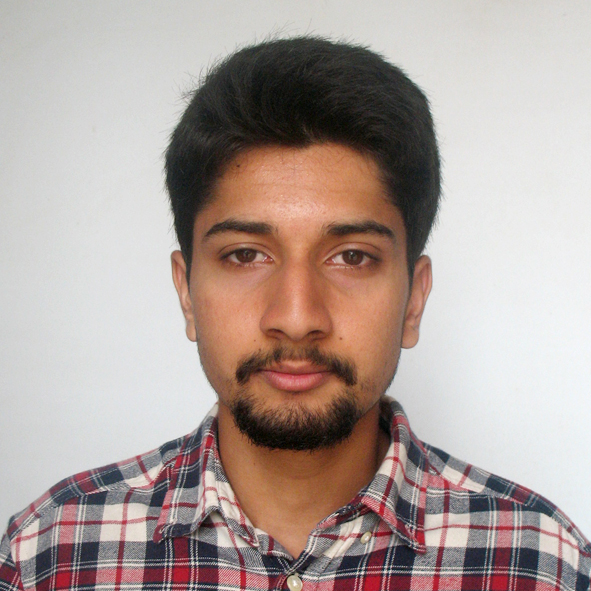
#> input picture Supratik.jpg, 591 x 591 px
$ python Transformations.py
#> lines starting #> are read from the running program, lines starting #| are printed output that depends on the picture
from PIL import Image

img = Image.open("Supratik.jpg")
#> img is the input picture: PIL image 591x591 RGB; mean R, G, B 175.3, 160.5, 155.1
square=img.resize((250,250))
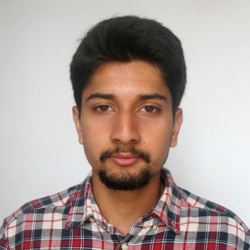
#> square: PIL image 250x250 RGB; mean R, G, B 175.3, 160.4, 155.1
flip=img.transpose(Image.FLIP_LEFT_RIGHT)
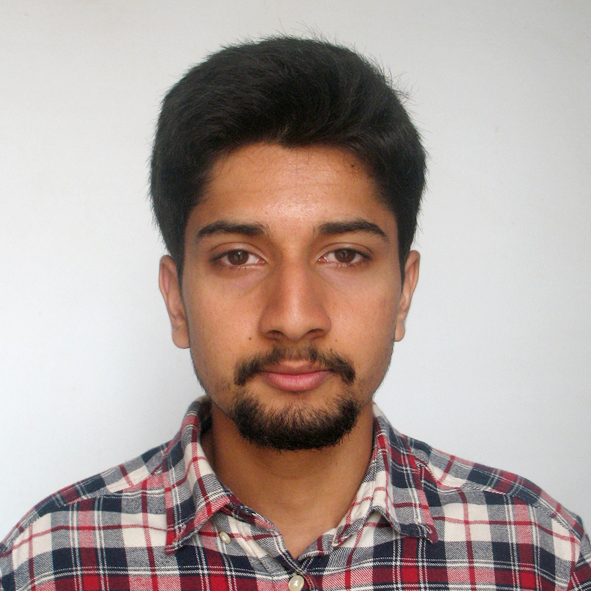
#> flip: PIL image 591x591 RGB; mean R, G, B 175.3, 160.5, 155.1
spin=img.transpose(Image.ROTATE_90)
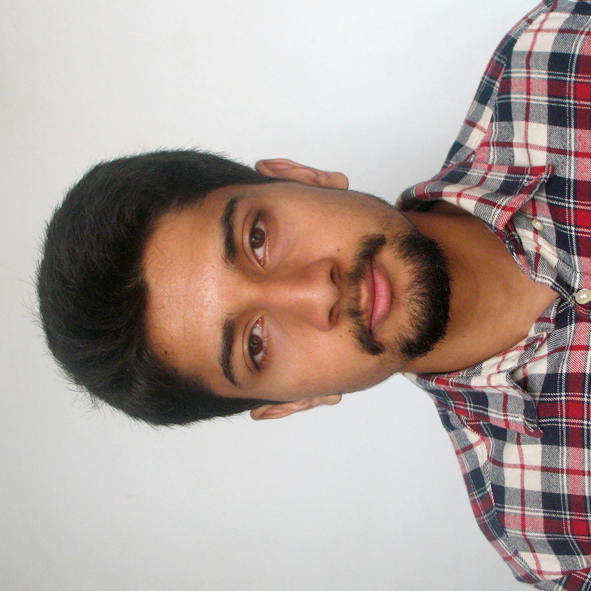
#> spin: PIL image 591x591 RGB; mean R, G, B 175.3, 160.5, 155.1
